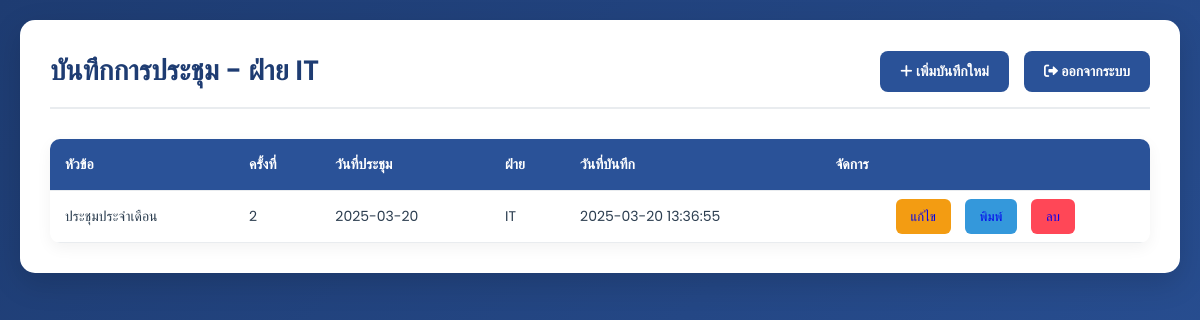
/dashboard.php (signed in), run on the app's committed database.
### tables this page shows
CREATE TABLE `users` (
  `id` int(11) NOT NULL AUTO_INCREMENT,
  `first_name` varchar(100) NOT NULL,
  `last_name` varchar(100) NOT NULL,
  `username` varchar(50) NOT NULL,
  `email` varchar(150) DEFAULT NULL,
  `password` varchar(255) NOT NULL,
  `position` varchar(100) NOT NULL,
  `department` varchar(100) NOT NULL,
  `division` varchar(50) NOT NULL,
  `role` enum('user','admin','superadmin') NOT NULL DEFAULT 'user',
  `created_at` timestamp NOT NULL DEFAULT current_timestamp(),
  `updated_at` timestamp NOT NULL DEFAULT current_timestamp() ON UPDATE current_timestamp(),
  PRIMARY KEY (`id`),
  UNIQUE KEY `username` (`username`),
  UNIQUE KEY `email` (`email`),
  KEY `idx_username` (`username`)
);

CREATE TABLE `meetings` (
  `id` int(11) NOT NULL AUTO_INCREMENT,
  `user_id` int(11) NOT NULL,
  `title` varchar(100) NOT NULL,
  `meeting_no` varchar(50) NOT NULL,
  `details` text NOT NULL,
  `recorded_at` datetime NOT NULL,
  `file_path` varchar(255) DEFAULT NULL,
  `date` date NOT NULL,
  `created_at` timestamp NOT NULL DEFAULT current_timestamp(),
  `updated_at` timestamp NOT NULL DEFAULT current_timestamp() ON UPDATE current_timestamp(),
  `department` varchar(50) DEFAULT NULL,
  `meeting_date` date NOT NULL,
  `meeting_time` time NOT NULL,
  `location` varchar(255) NOT NULL,
  `committee_present` text DEFAULT NULL,
  `committee_absent` text DEFAULT NULL,
  `attendees` text DEFAULT NULL,
  PRIMARY KEY (`id`),
  KEY `user_id` (`user_id`),
  KEY `idx_date` (`date`),
  CONSTRAINT `meetings_ibfk_1` FOREIGN KEY (`user_id`) REFERENCES `users` (`id`) ON DELETE CASCADE
);

### dashboard.php (the view, shortened to what this page needs)
<?php
include 'config.php';
$username = $_SESSION['username'];
$user_query = "SELECT department, role FROM users WHERE username = ?";
$stmt = mysqli_prepare($conn, $user_query);
mysqli_stmt_bind_param($stmt, "s", $username);
mysqli_stmt_execute($stmt);
$user_result = mysqli_stmt_get_result($stmt);
$user = mysqli_fetch_assoc($user_result);
$user_department = $user['department'];
$user_role = $user['role'];
if ($user_role === 'superadmin') {
    $query = "SELECT * FROM meetings ORDER BY recorded_at DESC";
    $stmt = mysqli_prepare($conn, $query);
    mysqli_stmt_execute($stmt);
}
$result = mysqli_stmt_get_result($stmt);
$row_count = mysqli_num_rows($result);
?>
<!DOCTYPE html>
<html lang="en">
<head>
    <link rel="stylesheet" href="https://cdnjs.cloudflare.com/ajax/libs/font-awesome/6.0.0-beta3/css/all.min.css">
</head>
<body>
    <div class="dashboard-container">
        <div class="dashboard-header">
            <h2>บันทึกการประชุม - ฝ่าย <?php echo htmlspecialchars($user_department); ?></h2>
            <div class="action-buttons">
                <a href="record.php" class="btn"><i class="fas fa-plus"></i> เพิ่มบันทึกใหม่</a>
                <a href="logout.php" class="btn"><i class="fas fa-sign-out-alt"></i> ออกจากระบบ</a>
            </div>
        </div>
        <?php if ($row_count > 0) { ?>
            <table class="meeting-table">
                <thead>
                    <tr>
                        <th>หัวข้อ</th>
                        <th>ครั้งที่</th>
                        <th>วันที่ประชุม</th>
                        <th>ฝ่าย</th>
                        <th>วันที่บันทึก</th>
                        <th>จัดการ</th>
                    </tr>
                </thead>
                <tbody>
                    <?php while ($row = mysqli_fetch_assoc($result)) { ?>
                    <tr>
                        <td><?php echo htmlspecialchars($row['title']); ?></td>
                        <td><?php echo htmlspecialchars($row['meeting_no']); ?></td>
                        <td><?php echo htmlspecialchars($row['meeting_date']); ?></td>
                        <td><?php echo htmlspecialchars($row['department']); ?></td>
                        <td><?php echo htmlspecialchars($row['recorded_at']); ?></td>
                        <td>
                            <a href="edit.php?id=<?php echo $row['id']; ?>" class="btn-small btn-edit">แก้ไข</a>
                            <a href="print.php?id=<?php echo $row['id']; ?>" class="btn-small btn-print">พิมพ์</a>
                            <a href="javascript:confirmDelete(<?php echo $row['id']; ?>)" class="btn-small btn-danger">ลบ</a>
                        </td>
                    </tr>
                    <?php } ?>
                </tbody>
            </table>
        <?php } else { ?>
            <p class="no-data">ไม่มีข้อมูลการประชุมในฝ่าย <?php echo htmlspecialchars($user_department); ?></p>
        <?php } ?>
    </div>
</body>
</html>

### dashboard.php (style rules this page uses)
* { margin: 0; padding: 0; box-sizing: border-box; }
body { font-family: 'Poppins', sans-serif; min-height: 100vh; background: linear-gradient(135deg, #1e3c72 0%, #2a5298 100%); display: flex; justify-content: center; align-items: flex-start; padding: 20px; }
.dashboard-container { background: #fff; border-radius: 15px; box-shadow: 0 10px 30px rgba(0, 0, 0, 0.15); padding: 30px; width: 100%; max-width: 1200px; }
.dashboard-header { display: flex; justify-content: space-between; align-items: center; margin-bottom: 30px; border-bottom: 2px solid #e9ecef; padding-bottom: 15px; }
.dashboard-header h2 { color: #1e3c72; font-size: 28px; font-weight: 600; }
.action-buttons { display: flex; gap: 15px; }
.btn { padding: 10px 20px; background: #2a5298; color: white; border: none; border-radius: 8px; font-size: 14px; font-weight: 600; text-decoration: none; transition: background 0.3s ease, transform 0.2s ease; }
.meeting-table { width: 100%; border-collapse: collapse; background: #fff; border-radius: 10px; overflow: hidden; box-shadow: 0 5px 15px rgba(0, 0, 0, 0.05); }
.meeting-table th, .meeting-table td { padding: 15px; text-align: left; font-size: 14px; color: #2c3e50; }
.meeting-table th { background: #2a5298; color: white; font-weight: 600; }
.meeting-table tr { border-bottom: 1px solid #e9ecef; transition: background 0.3s ease; }
.meeting-table td:last-child { text-align: center; }
.btn-small { padding: 8px 15px; font-size: 13px; border-radius: 6px; text-decoration: none; margin: 0 5px; }
.btn-edit { background: #f39c12; }
.btn-print { background: #3498db; }
.btn-danger { background: #ff4757; }

### data on the page
users: department "IT"
meetings: title "ประชุมประจำเดือน", meeting_no "2", meeting_date "2025-03-20", department "IT", recorded_at "2025-03-20 13:36:55"
